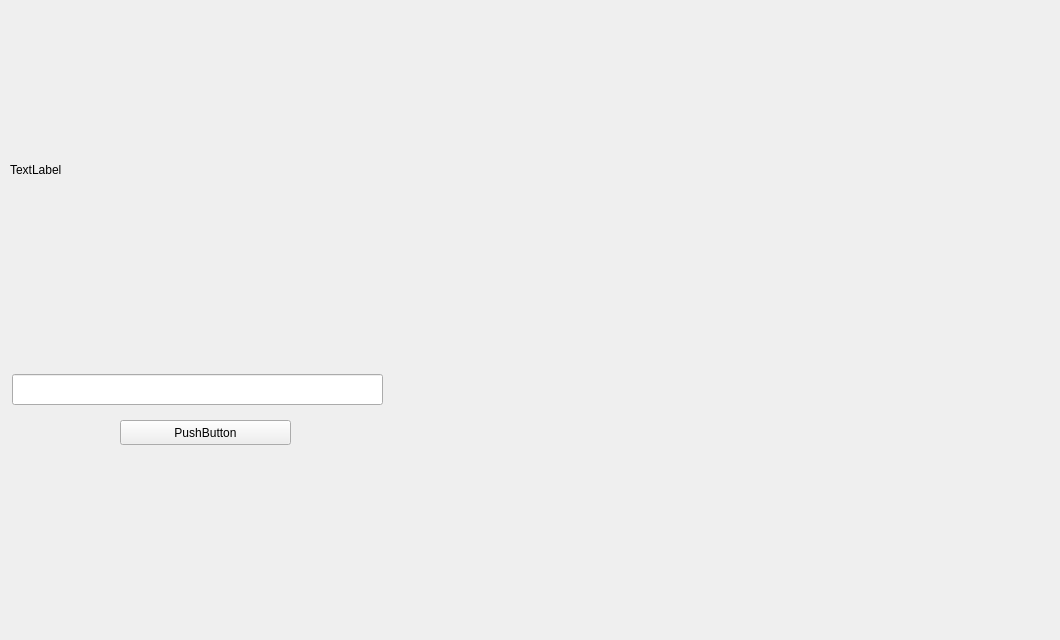
<?xml version="1.0" encoding="UTF-8"?>
<ui version="4.0">
 <class>MainWindow</class>
 <widget class="QMainWindow" name="MainWindow">
  <property name="geometry">
   <rect>
    <x>0</x>
    <y>0</y>
    <width>1060</width>
    <height>640</height>
   </rect>
  </property>
  <property name="windowTitle">
   <string>MainWindow</string>
  </property>
  <widget class="QWidget" name="centralwidget">
   <widget class="QLabel" name="label">
    <property name="geometry">
     <rect>
      <x>10</x>
      <y>9</y>
      <width>1031</width>
      <height>321</height>
     </rect>
    </property>
    <property name="text">
     <string>TextLabel</string>
    </property>
   </widget>
   <widget class="QLineEdit" name="lineEdit">
    <property name="geometry">
     <rect>
      <x>12</x>
      <y>374</y>
      <width>371</width>
      <height>31</height>
     </rect>
    </property>
   </widget>
   <widget class="QPushButton" name="pushButton">
    <property name="geometry">
     <rect>
      <x>120</x>
      <y>420</y>
      <width>171</width>
      <height>25</height>
     </rect>
    </property>
    <property name="text">
     <string>PushButton</string>
    </property>
   </widget>
  </widget>
 </widget>
 <resources/>
 <connections/>
</ui>
